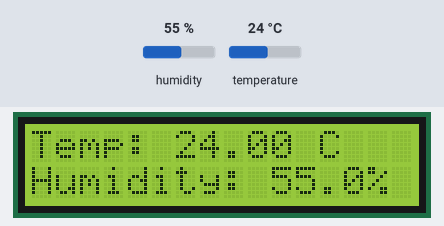
Bench run of a sketch on a simulated ESP8266 (NodeMCU). Parts: 16×2 character LCD. The inputs (shaded band) are chosen by the test bench; at power-on: humidity 55 %, temperature 24 °C. WiFi joins after 1.5 s; servers stay silent unless stated; no MQTT or app messages arrive unless stated; what the sketch prints to the serial monitor is not drawn.

Above: at 3.3 s.
3.4 s: humidity set to 22 %
At 4.9 s:
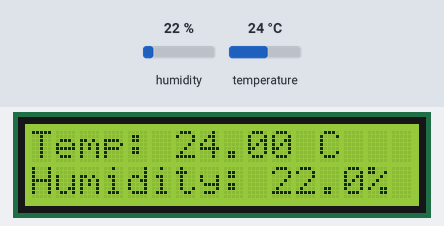
6.1 s: temperature set to 12 °C
At 6.8 s:
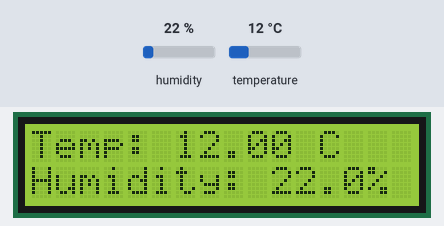
8.8 s: humidity set to 40 %
At 11.5 s:
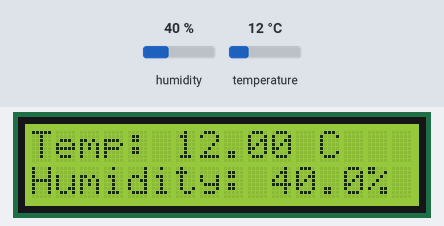
11.8 s: temperature set to 19 °C
At 13.4 s:
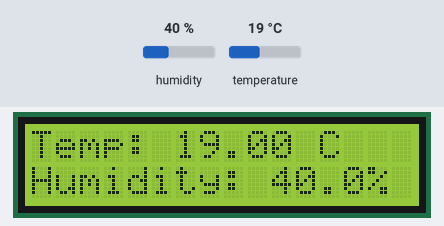
Timing chart, 0 to 14.9 s (numbered marks = the images above; inputs shaded):
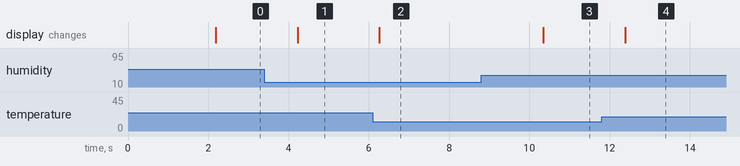

Measured:
- after the input at 3.4 s, the display: changes after 0.83 s (image 1)
- after the input at 6.1 s, the display: changes after 0.17 s (image 2)
- after the input at 8.8 s, the display: changes after 1.5 s (image 3)
- after the input at 11.8 s, the display: changes after 0.59 s (image 4)

The sketch:

CW13-6606022420028.ino
```cpp
#include <LiquidCrystal_I2C.h>
#include "DHTesp.h"
#include <ESP8266WiFi.h>
#include <PubSubClient.h>

const char* mqttServer = "broker.hivemq.com";
const int mqttPort = 1883;
WiFiClient client;
PubSubClient mqtt(client);

const char* WIFI_NAME = "iot"; // Name of the WiFi network
const char* WIFI_PASSWORD = "00000000";

LiquidCrystal_I2C lcd(0x27, 16, 2);
const int DHT_PIN = D4; // Use D2 pin for DHT sensor on ESP8266

DHTesp dhtSensor;

void setup() {
  Serial.begin(9600);
  Serial.println("Hello, ESP8266!");

  WiFi.begin(WIFI_NAME, WIFI_PASSWORD); // Connect to the WiFi network
  while (WiFi.status() != WL_CONNECTED) {
    delay(1000);
    Serial.println("Wifi not connected");
  }
  Serial.println("Wifi connected!");
  Serial.println("Local IP: " + WiFi.localIP().toString()); // Print the local IP address


  mqtt.setServer(mqttServer, mqttPort);
  mqtt.connect("boss-7k"); // Instant with unique name for connection
  Serial.print("Connecting to MQTT ...");
  while (!mqtt.connected()) {
    delay(250);
    Serial.print(".");
  }
  Serial.println("MQTT Connected");

  lcd.init();
  lcd.backlight();

  lcd.setCursor(2, 0);
  lcd.print("Hello Mutiara");
  lcd.setCursor(0, 1);
  lcd.print("Ini essay no 4");

  dhtSensor.setup(DHT_PIN, DHTesp::DHT22);
}

void loop() {
  mqtt.loop();
  TempAndHumidity data = dhtSensor.getTempAndHumidity();
  Serial.println("Temp: " + String(data.temperature, 2) + "°C");
  Serial.println("Humidity: " + String(data.humidity, 1) + "%");
  Serial.println("---");

  String toPublish = String(data.temperature, 2) + " , " + String(data.humidity, 1);
  mqtt.publish("boss-7k/temp&humi", toPublish.c_str()); // change topic

  lcd.clear();
  lcd.setCursor(0, 0);
  lcd.print("Temp: " + String(data.temperature, 2) + " C");
  lcd.setCursor(0, 1);
  lcd.print("Humidity: " + String(data.humidity, 1) + "%");
  delay(2000); // Wait for a new reading from the sensor (DHT22 has ~0.5Hz sample rate)
}
```
